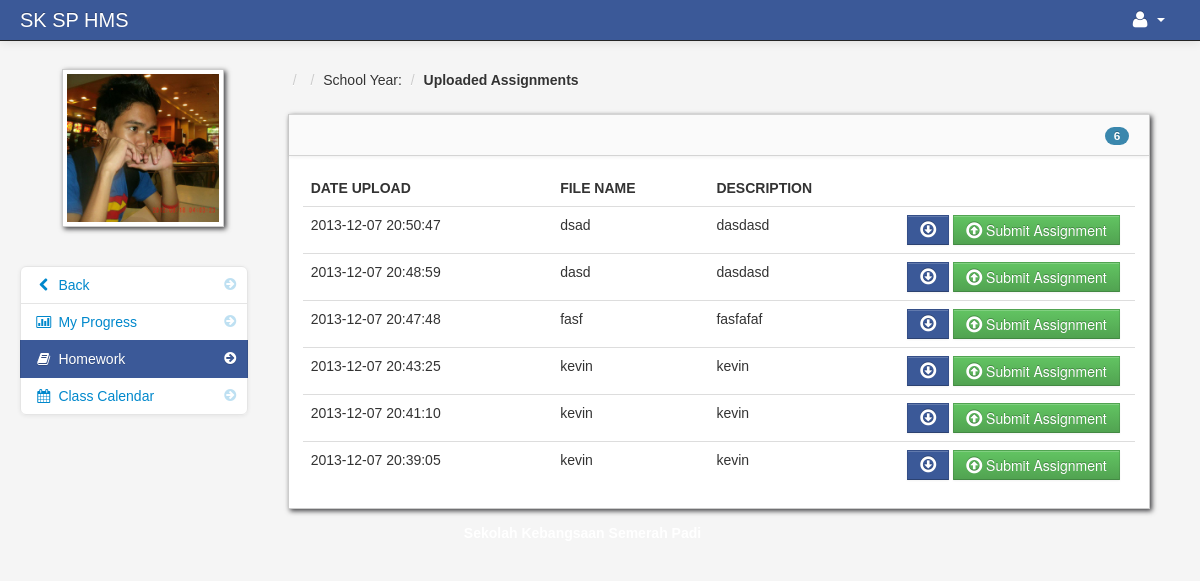
The app's page /assignment_student.php (signed in) with its own data.
### tables this page shows
CREATE TABLE `student` (
  `student_id` int(11) NOT NULL,
  `firstname` varchar(100) NOT NULL,
  `lastname` varchar(100) NOT NULL,
  `class_id` int(11) NOT NULL,
  `username` varchar(100) NOT NULL,
  `password` varchar(100) NOT NULL,
  `location` varchar(100) NOT NULL,
  `status` varchar(100) NOT NULL
);

CREATE TABLE `assignment` (
  `assignment_id` int(11) NOT NULL,
  `floc` varchar(300) NOT NULL,
  `fdatein` varchar(100) NOT NULL,
  `fdesc` varchar(100) NOT NULL,
  `teacher_id` int(11) NOT NULL,
  `class_id` int(11) NOT NULL,
  `fname` varchar(100) NOT NULL
);

### session.php (called while the page is built, shortened)
<?php
$session_id=$_SESSION['id'];
?>

### assignment_student.php (the view, shortened to what this page needs)
<?php include('header_dashboard.php'); ?>
<?php include('session.php'); ?>
<?php $get_id = $_GET['id']; ?>
    <body>
		<?php include('navbar_student.php'); ?>
        <div class="container-fluid">
            <div class="row-fluid">
				<?php include('assignment_link_student.php'); ?>
                <div class="span9" id="content">
                     <div class="row-fluid">
										<?php $class_query = mysqli_query($conn,"select * from teacher_class
										LEFT JOIN class ON class.class_id = teacher_class.class_id
										LEFT JOIN subject ON subject.subject_id = teacher_class.subject_id
										where teacher_class_id = '$get_id'")or die(mysqli_error());
										$class_row = mysqli_fetch_array($class_query);
										?>
					     <ul class="breadcrumb">
							<li><a href="#"><?php echo $class_row['class_name']; ?></a> <span class="divider">/</span></li>
							<li><a href="#"><?php echo $class_row['subject_code']; ?></a> <span class="divider">/</span></li>
							<li><a href="#">School Year: <?php echo $class_row['school_year']; ?></a> <span class="divider">/</span></li>
							<li><a href="#"><b>Uploaded Assignments</b></a></li>
						</ul>
                        <div id="block_bg" class="block">
                            <div class="navbar navbar-inner block-header">
								<?php $query = mysqli_query($conn,"select * FROM assignment where class_id = '$get_id'  order by fdatein DESC")or die(mysqli_error());
									  $count  = mysqli_num_rows($query);
								?>
                                <div id="" class="muted pull-right"><span class="badge badge-info"><?php echo $count; ?></span></div>
                            </div>
                            <div class="block-content collapse in">
                                <div class="span12">
								<?php
									$query = mysqli_query($conn,"select * FROM assignment where class_id = '$get_id'  order by fdatein DESC")or die(mysqli_error());
									$count = mysqli_num_rows($query);
									if ($count == '0'){?>
									<div class="alert alert-info">No Assignment Currently Uploaded</div>
									<?php
									}else{
								?>
  											<table cellpadding="0" cellspacing="0" border="0" class="table" id="">
										<thead>
										        <tr>
												<th>Date Upload</th>
												<th>File Name</th>
												<th>Description</th>
												<th></th>
												</tr>
										</thead>
										<tbody>
                              		<?php
										$query = mysqli_query($conn,"select * FROM assignment where class_id = '$get_id'  order by fdatein DESC")or die(mysqli_error());
										while($row = mysqli_fetch_array($query)){
										$id  = $row['assignment_id'];
										$floc = $row['floc'];
									?>
										<tr>
										 <td><?php echo $row['fdatein']; ?></td>
                                         <td><?php  echo $row['fname']; ?></td>
                                         <td><?php echo $row['fdesc']; ?></td>
                                         <td width="220">
										 <form id="assign" method="post" action="submit_assignment.php<?php echo '?id='.$get_id ?>&<?php echo 'post_id='.$id ?>">
										 <?php
											if ($floc == ""){
											}else{
										 ?>
										  <a data-placement="bottom" title="Download" id="<?php echo $id; ?>download"  class="btn btn-info" href="<?php echo $row['floc']; ?>"><i class="icon-download icon-large"></i></a>
										<?php } ?>
										 <button  data-placement="bottom" title="Submit Assignment" id="<?php echo $id; ?>submit" class="btn btn-success" name="btn_assign"><i class="icon-upload icon-large"></i> Submit Assignment</button>
										 </form>
										 </td>
                                </tr>
						 <?php } ?>
										</tbody>
									</table>
						 <?php } ?>
                                </div>
                            </div>
                        </div>
                    </div>
                </div>
            </div>
		<?php include('footer.php'); ?>
        </div>
		<?php include('script.php'); ?>
    </body>
</html>

### header_dashboard.php (shortened to what this page needs)
<!DOCTYPE html>
<html class="no-js">
    <head>
        <link href="admin/bootstrap/css/bootstrap.min.css" rel="stylesheet" media="screen">
        <link href="admin/bootstrap/css/bootstrap-responsive.min.css" rel="stylesheet" media="screen">
        <link href="admin/bootstrap/css/font-awesome.css" rel="stylesheet" media="screen">
        <link href="admin/bootstrap/css/my_style.css" rel="stylesheet" media="screen">
        <link href="admin/bootstrap/css/print.css" rel="stylesheet" media="print">
        <link href="admin/vendors/easypiechart/jquery.easy-pie-chart.css" rel="stylesheet" media="screen">
        <link href="admin/assets/styles.css" rel="stylesheet" media="screen">
		<link href="admin/vendors/fullcalendar/fullcalendar.css" rel="stylesheet" media="screen">
		<link href="admin/assets/DT_bootstrap.css" rel="stylesheet" media="screen">
		<link href="admin/vendors/jGrowl/jquery.jgrowl.css" rel="stylesheet" media="screen">
		<link rel="stylesheet" type="text/css" href="admin/vendors/bootstrap-wysihtml5/src/bootstrap-wysihtml5.css"></link>
		<link href="admin/vendors/jGrowl/jquery.jgrowl.css" rel="stylesheet" media="screen">
    </head>

### navbar_student.php (shortened to what this page needs)
<div class="navbar navbar-fixed-top navbar-inverse">
        <div class="navbar-inner">
            <div class="container-fluid">
                <a class="brand" href="#">SK SP HMS</a>
					<div class="nav-collapse collapse">
						<ul class="nav pull-right">
							<?php $query= mysqli_query($conn,"select * from student where student_id = '$session_id'")or die(mysqli_error());
									$row = mysqli_fetch_array($query);
							?>
							<li class="dropdown">
								<a href="#" role="button" class="dropdown-toggle" data-toggle="dropdown"> <i class="icon-user icon-large"></i> <i class="caret"></i></a>
							</li>
						</ul>
					</div>
            </div>
        </div>
</div>

### assignment_link_student.php (shortened to what this page needs)
<div class="span3" id="sidebar">
	<img id="avatar" src="admin/<?php echo $row['location']; ?>" class="img-polaroid">
		<ul class="nav nav-list bs-docs-sidenav nav-collapse collapse">
				<li class=""><a href="dashboard_student.php"><i class="icon-chevron-right"></i><i class="icon-chevron-left"></i>&nbsp;Back</a></li>
				<li class=""><a href="progress.php<?php echo '?id='.$get_id; ?>"><i class="icon-chevron-right"></i><i class="icon-bar-chart"></i>&nbsp;My Progress</a></li>
				<li class="active"><a href="assignment_student.php<?php echo '?id='.$get_id; ?>"><i class="icon-chevron-right"></i><i class="icon-book"></i>&nbsp;Homework</a></li>
				<li class=""><a href="class_calendar_student.php<?php echo '?id='.$get_id; ?>"><i class="icon-chevron-right"></i><i class="icon-calendar"></i>&nbsp;Class Calendar</a></li>
		</ul>
</div>

### footer.php
<center>
		<footer>
		<p style="color:white;">Sekolah Kebangsaan Semerah Padi</p>
		</footer>
</center>

### script.php (shortened to what this page needs)
	<link href="admin/vendors/datepicker.css" rel="stylesheet" media="screen">
	<link href="admin/vendors/uniform.default.css" rel="stylesheet" media="screen">
	<link href="admin/vendors/chosen.min.css" rel="stylesheet" media="screen">
<link rel="stylesheet" type="text/css" href="admin/assets//style.css" />
	<link href="admin/vendors/datepicker.css" rel="stylesheet" media="screen">

### admin/assets/styles.css (style rules this page uses)
body { padding-top: 60px; padding-bottom: 40px; background-color: #f5f5f5; }
#content { margin-left:0px; }
.breadcrumb { margin: 0 0 0px; padding: 10px 0px; background-color: transparent; }
.block { background: url("../images/pixel-60fff.png") repeat scroll 0 0 rgba(0, 0, 0, 0) !important; border: 1px solid #ccc; background: white; margin: 1em 0em; border-top: none; -webkit-box-shadow: 2px 2px 5px rgba(0, 0, 6, 0.75); -moz-box-shadow: 2px 2px 5px rgba(0, 0, 6, 0.75); box-shadow: 2px 2px 5px rgba(0, 0, 6, 0.75); }
.block-content { margin: 1em; min-height: .25em; }
.block-header { margin-bottom: 0px; border-right: none; border-left: none; -webkit-border-radius: 0px; -moz-border-radius: 0px; border-radius: 0px; }
.block-header div { padding-top: 10px; }
.bs-docs-sidenav { max-width: 228px; margin: 30px 0 0; padding: 0; background-color: #fff; -webkit-border-radius: 6px; -moz-border-radius: 6px; border-radius: 6px; -webkit-box-shadow: 0 1px 4px rgba(0,0,0,.065); -moz-box-shadow: 0 1px 4px rgba(0,0,0,.065); box-shadow: 0 1px 4px rgba(0,0,0,.065); }
.bs-docs-sidenav > li > a { display: block; width: 190px \9; margin: 0 0 -1px; padding: 8px 14px; border: 1px solid #e5e5e5; }
.bs-docs-sidenav > li:first-child > a { -webkit-border-radius: 6px 6px 0 0; -moz-border-radius: 6px 6px 0 0; border-radius: 6px 6px 0 0; }
.bs-docs-sidenav > li:last-child > a { -webkit-border-radius: 0 0 6px 6px; -moz-border-radius: 0 0 6px 6px; border-radius: 0 0 6px 6px; }
.bs-docs-sidenav > .active > a { position: relative; z-index: 2; padding: 9px 15px; border: 0; text-shadow: 0 1px 0 rgba(0,0,0,.15); -webkit-box-shadow: inset 1px 0 0 rgba(0,0,0,.1), inset -1px 0 0 rgba(0,0,0,.1); -moz-box-shadow: inset 1px 0 0 rgba(0,0,0,.1), inset -1px 0 0 rgba(0,0,0,.1); box-shadow: inset 1px 0 0 rgba(0,0,0,.1), inset -1px 0 0 rgba(0,0,0,.1); }
.bs-docs-sidenav .icon-chevron-right { float: right; margin-top: 2px; margin-right: -6px; opacity: .25; }
.bs-docs-sidenav .active .icon-chevron-right, .bs-docs-sidenav .active a:hover .icon-chevron-right { opacity: 1; }

### records on screen
student: location (picture)
assignment: fdatein "2013-12-07 20:50:47", fname "dsad", fdesc "dasdasd"
assignment: fdatein "2013-12-07 20:48:59", fname "dasd", fdesc "dasdasd"
assignment: fdatein "2013-12-07 20:47:48", fname "fasf", fdesc "fasfafaf"
assignment: fdatein "2013-12-07 20:43:25", fname "kevin", fdesc "kevin"
assignment: fdatein "2013-12-07 20:41:10", fname "kevin", fdesc "kevin"
assignment: fdatein "2013-12-07 20:39:05", fname "kevin", fdesc "kevin"

### other values on screen
$count "6"
